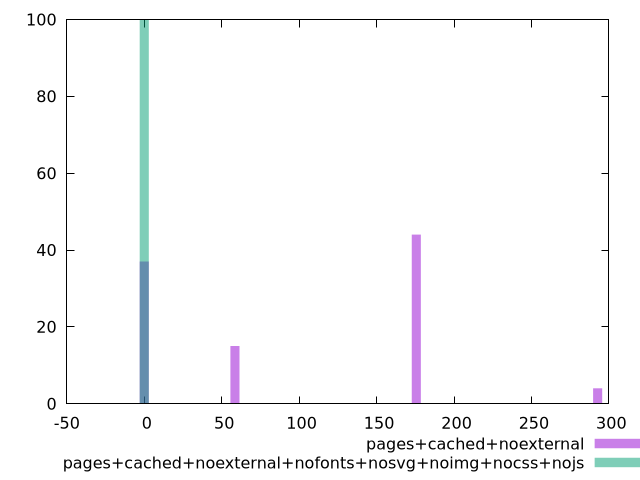

The gnuplot source for this figure:
$_pagesCachedNoexternal <<EOF
175.65427571872291 44
0 37
58.55142523957431 15
292.7571261978715 4
EOF
$_pagesCachedNoexternalNofontsNosvgNoimgNocssNojs <<EOF
0 100
EOF
set key outside below
set terminal pngcairo
set output "report_00006_2020-11-02T20-21-41.718Z/uses-http2/uses-http2_pages+cached+noexternal_pages+cached+noexternal+nofonts+nosvg+noimg+nocss+nojs+hist.png"
set boxwidth 5.85514252395743
set style fill transparent solid 0.5 noborder
set yrange [0:100]
plot $_pagesCachedNoexternal title "pages+cached+noexternal" with boxes ,$_pagesCachedNoexternalNofontsNosvgNoimgNocssNojs title "pages+cached+noexternal+nofonts+nosvg+noimg+nocss+nojs" with boxes ,
